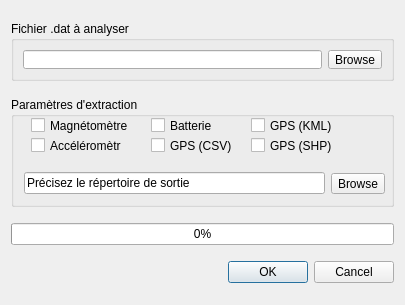
<?xml version="1.0" encoding="UTF-8"?>
<ui version="4.0">
 <class>LoggerFileReaderDialogBase</class>
 <widget class="QDialog" name="LoggerFileReaderDialogBase">
  <property name="geometry">
   <rect>
    <x>0</x>
    <y>0</y>
    <width>405</width>
    <height>305</height>
   </rect>
  </property>
  <property name="windowTitle">
   <string>Mobikids Logger File Reader</string>
  </property>
  <layout class="QVBoxLayout" name="verticalLayout">
   <item>
    <widget class="QGroupBox" name="inDataGroup">
     <property name="sizePolicy">
      <sizepolicy hsizetype="Preferred" vsizetype="Minimum">
       <horstretch>0</horstretch>
       <verstretch>0</verstretch>
      </sizepolicy>
     </property>
     <property name="maximumSize">
      <size>
       <width>16777215</width>
       <height>60</height>
      </size>
     </property>
     <property name="title">
      <string>Fichier .dat à analyser</string>
     </property>
     <layout class="QVBoxLayout" name="verticalLayout_2">
      <item>
       <layout class="QHBoxLayout" name="horizontalLayout">
        <item>
         <widget class="QLineEdit" name="inDataFilePath"/>
        </item>
        <item>
         <widget class="QToolButton" name="inDataPathButton">
          <property name="inputMethodHints">
           <set>Qt::ImhNone</set>
          </property>
          <property name="text">
           <string>Browse</string>
          </property>
          <property name="toolButtonStyle">
           <enum>Qt::ToolButtonTextOnly</enum>
          </property>
         </widget>
        </item>
       </layout>
      </item>
     </layout>
    </widget>
   </item>
   <item>
    <widget class="QGroupBox" name="outDataGroup">
     <property name="maximumSize">
      <size>
       <width>16777215</width>
       <height>110</height>
      </size>
     </property>
     <property name="title">
      <string>Paramètres d'extraction</string>
     </property>
     <widget class="QCheckBox" name="cbx_magneto">
      <property name="geometry">
       <rect>
        <x>20</x>
        <y>20</y>
        <width>101</width>
        <height>17</height>
       </rect>
      </property>
      <property name="text">
       <string>Magnétomètre</string>
      </property>
     </widget>
     <widget class="QCheckBox" name="cbx_accelero">
      <property name="geometry">
       <rect>
        <x>20</x>
        <y>40</y>
        <width>91</width>
        <height>17</height>
       </rect>
      </property>
      <property name="text">
       <string>Accéléromètre</string>
      </property>
     </widget>
     <widget class="QCheckBox" name="cbx_battery">
      <property name="geometry">
       <rect>
        <x>140</x>
        <y>20</y>
        <width>91</width>
        <height>17</height>
       </rect>
      </property>
      <property name="text">
       <string>Batterie</string>
      </property>
     </widget>
     <widget class="QCheckBox" name="cbx_gps_csv">
      <property name="geometry">
       <rect>
        <x>140</x>
        <y>40</y>
        <width>91</width>
        <height>17</height>
       </rect>
      </property>
      <property name="text">
       <string>GPS (CSV)</string>
      </property>
     </widget>
     <widget class="QCheckBox" name="cbx_gps_kml">
      <property name="geometry">
       <rect>
        <x>240</x>
        <y>20</y>
        <width>91</width>
        <height>17</height>
       </rect>
      </property>
      <property name="text">
       <string>GPS (KML)</string>
      </property>
     </widget>
     <widget class="QCheckBox" name="cbx_gps_shp">
      <property name="geometry">
       <rect>
        <x>240</x>
        <y>40</y>
        <width>91</width>
        <height>17</height>
       </rect>
      </property>
      <property name="text">
       <string>GPS (SHP)</string>
      </property>
     </widget>
     <widget class="QWidget" name="">
      <property name="geometry">
       <rect>
        <x>13</x>
        <y>71</y>
        <width>361</width>
        <height>31</height>
       </rect>
      </property>
      <layout class="QHBoxLayout" name="horizontalLayout_2">
       <item>
        <widget class="QLineEdit" name="outDataPath">
         <property name="text">
          <string>Précisez le répertoire de sortie</string>
         </property>
        </widget>
       </item>
       <item>
        <widget class="QToolButton" name="outDataPathButton">
         <property name="inputMethodHints">
          <set>Qt::ImhNone</set>
         </property>
         <property name="text">
          <string>Browse</string>
         </property>
         <property name="toolButtonStyle">
          <enum>Qt::ToolButtonTextOnly</enum>
         </property>
        </widget>
       </item>
      </layout>
     </widget>
    </widget>
   </item>
   <item>
    <widget class="QProgressBar" name="progressBar">
     <property name="value">
      <number>0</number>
     </property>
    </widget>
   </item>
   <item>
    <widget class="QDialogButtonBox" name="button_box">
     <property name="orientation">
      <enum>Qt::Horizontal</enum>
     </property>
     <property name="standardButtons">
      <set>QDialogButtonBox::Cancel|QDialogButtonBox::Ok</set>
     </property>
    </widget>
   </item>
  </layout>
 </widget>
 <resources/>
 <connections>
  <connection>
   <sender>button_box</sender>
   <signal>accepted()</signal>
   <receiver>LoggerFileReaderDialogBase</receiver>
   <slot>accept()</slot>
   <hints>
    <hint type="sourcelabel">
     <x>20</x>
     <y>20</y>
    </hint>
    <hint type="destinationlabel">
     <x>20</x>
     <y>20</y>
    </hint>
   </hints>
  </connection>
  <connection>
   <sender>button_box</sender>
   <signal>rejected()</signal>
   <receiver>LoggerFileReaderDialogBase</receiver>
   <slot>reject()</slot>
   <hints>
    <hint type="sourcelabel">
     <x>20</x>
     <y>20</y>
    </hint>
    <hint type="destinationlabel">
     <x>20</x>
     <y>20</y>
    </hint>
   </hints>
  </connection>
 </connections>
</ui>
